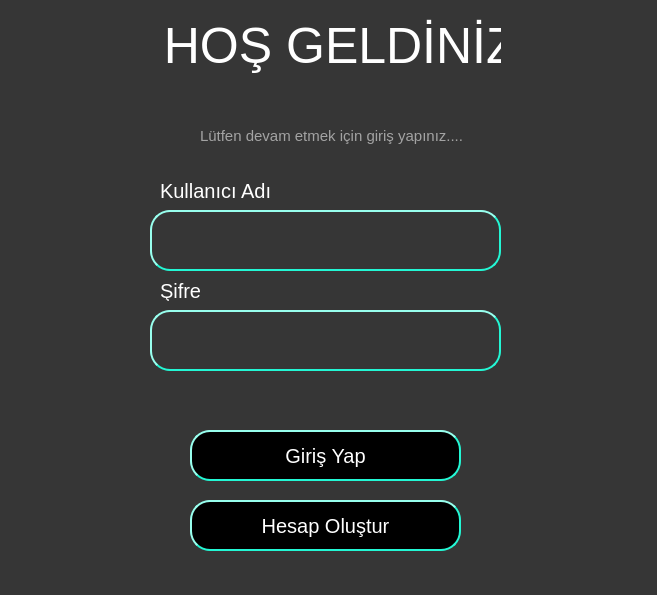
<?xml version="1.0" encoding="UTF-8"?>
<ui version="4.0">
 <class>Dialog</class>
 <widget class="QDialog" name="Dialog">
  <property name="geometry">
   <rect>
    <x>0</x>
    <y>0</y>
    <width>657</width>
    <height>595</height>
   </rect>
  </property>
  <property name="windowTitle">
   <string>Giriş Ekranı</string>
  </property>
  <property name="styleSheet">
   <string notr="true">background-color: rgb(54, 54, 54)</string>
  </property>
  <widget class="QLabel" name="label">
   <property name="geometry">
    <rect>
     <x>160</x>
     <y>180</y>
     <width>111</width>
     <height>21</height>
    </rect>
   </property>
   <property name="styleSheet">
    <string notr="true">color: rgb(255, 255, 255); font-size: 20px</string>
   </property>
   <property name="text">
    <string>Kullanıcı Adı</string>
   </property>
  </widget>
  <widget class="QLabel" name="label_2">
   <property name="geometry">
    <rect>
     <x>160</x>
     <y>280</y>
     <width>81</width>
     <height>21</height>
    </rect>
   </property>
   <property name="styleSheet">
    <string notr="true">color:rgb(255, 255, 255); font-size: 20px</string>
   </property>
   <property name="text">
    <string>Şifre</string>
   </property>
  </widget>
  <widget class="QLabel" name="label_3">
   <property name="geometry">
    <rect>
     <x>150</x>
     <y>10</y>
     <width>351</width>
     <height>71</height>
    </rect>
   </property>
   <property name="styleSheet">
    <string notr="true">color: rgb(255, 255, 255); font-size: 50px</string>
   </property>
   <property name="text">
    <string> HOŞ GELDİNİZ</string>
   </property>
  </widget>
  <widget class="QLineEdit" name="kullanici_adi_linedit">
   <property name="geometry">
    <rect>
     <x>150</x>
     <y>210</y>
     <width>351</width>
     <height>61</height>
    </rect>
   </property>
   <property name="whatsThis">
    <string>&lt;html&gt;&lt;head/&gt;&lt;body&gt;&lt;p&gt;&lt;br/&gt;&lt;/p&gt;&lt;/body&gt;&lt;/html&gt;</string>
   </property>
   <property name="styleSheet">
    <string notr="true">color: rgb(255, 255, 255); font-size:20px;
border-style: outset;
    border-width: 2px;
    border-radius: 20px;
    border-color:rgb(35, 247, 212);
    min-width: 10em;
    padding: 6px;</string>
   </property>
   <property name="text">
    <string/>
   </property>
  </widget>
  <widget class="QPushButton" name="giris_btn">
   <property name="geometry">
    <rect>
     <x>190</x>
     <y>430</y>
     <width>271</width>
     <height>51</height>
    </rect>
   </property>
   <property name="styleSheet">
    <string notr="true">color:rgb(255, 255, 255); font-size: 20px; background-color:rgb(0, 0, 0);
border-style: outset;
    border-width: 1.5px;
    border-radius: 20px;
    border-color:rgb(35, 247, 212);
    min-width: 10em;
    padding: 6px;</string>
   </property>
   <property name="text">
    <string>Giriş Yap</string>
   </property>
  </widget>
  <widget class="QLineEdit" name="sifre_linedit">
   <property name="geometry">
    <rect>
     <x>150</x>
     <y>310</y>
     <width>351</width>
     <height>61</height>
    </rect>
   </property>
   <property name="styleSheet">
    <string notr="true">color: rgb(255, 255, 255); font-size:20px;
border-style: outset;
    border-width: 2px;
    border-radius: 20px;
    border-color: rgb(35, 247, 212);
    min-width: 10em;
    padding: 6px;
password:</string>
   </property>
   <property name="text">
    <string/>
   </property>
  </widget>
  <widget class="QPushButton" name="hesap_olustur_btn">
   <property name="geometry">
    <rect>
     <x>190</x>
     <y>500</y>
     <width>271</width>
     <height>51</height>
    </rect>
   </property>
   <property name="styleSheet">
    <string notr="true">color:rgb(255, 255, 255); font-size: 20px; background-color:rgb(0, 0, 0);
border-style: outset;
    border-width: 1.5px;
    border-radius: 20px;
    border-color: rgb(35, 247, 212);
    min-width: 10em;
    padding: 6px;</string>
   </property>
   <property name="text">
    <string>Hesap Oluştur</string>
   </property>
  </widget>
  <widget class="QLabel" name="label_4">
   <property name="geometry">
    <rect>
     <x>200</x>
     <y>120</y>
     <width>271</width>
     <height>31</height>
    </rect>
   </property>
   <property name="styleSheet">
    <string notr="true">color: rgb(163, 163, 163); font-size: 15px</string>
   </property>
   <property name="text">
    <string>Lütfen devam etmek için giriş yapınız....</string>
   </property>
  </widget>
  <widget class="QLabel" name="error_label">
   <property name="geometry">
    <rect>
     <x>180</x>
     <y>380</y>
     <width>311</width>
     <height>31</height>
    </rect>
   </property>
   <property name="styleSheet">
    <string notr="true"/>
   </property>
   <property name="text">
    <string/>
   </property>
  </widget>
 </widget>
 <resources/>
 <connections/>
</ui>
